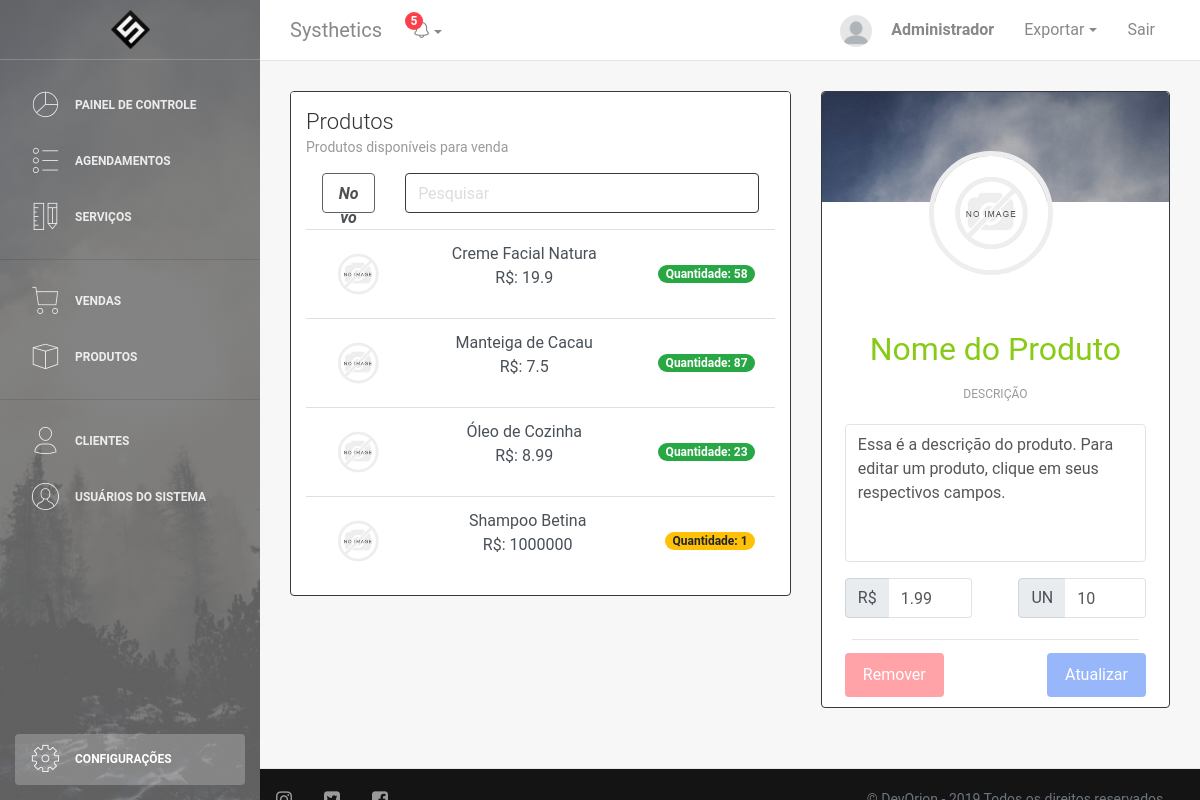
Page /produtos.php (signed in) on the committed database.
### tables this page shows
CREATE TABLE IF NOT EXISTS Produto (
	id INT AUTO_INCREMENT UNIQUE,
	nome VARCHAR(128) NOT NULL,
	descricao VARCHAR(512),
	preco DOUBLE NOT NULL,
	quantidade DOUBLE DEFAULT 0,
	foto VARCHAR(256) DEFAULT "img/produto/default.png",
	PRIMARY KEY(id)
);

### DAO/produtoDAO.php (called while the page is built, shortened)
<?php
    require("conn.php");
    class ProdutoDAO{
        function listar($busca){
            $conexao = conectar();
            $busca = "%" . $busca . "%";
            $query = "SELECT * FROM Produto WHERE UPPER(nome) LIKE UPPER(?);";
            $stmt = mysqli_prepare($conexao,$query);
            mysqli_stmt_bind_param($stmt,"s",$busca);
            $resultado = executar_SQL($conexao,$stmt);
            return lerResultado($resultado);
        }
    }
?>

### DAO/conn.php (called while the page is built, shortened)
<?php
if(!function_exists('executar_SQL')){
    function executar_SQL($conexao, $stmt){
        mysqli_stmt_execute($stmt) or die("Falha ao executar a consulta: " . $stmt->error);
        $resultado = mysqli_stmt_get_result($stmt);
        return $resultado;
    }
}
if(!function_exists('lerResultado')){
    function lerResultado($resultado){
        $arrayResultado = [];
        for($i=0;$i<mysqli_num_rows($resultado);$i++){
            $arrayResultado[$i] = mysqli_fetch_assoc($resultado);
        }
        return $arrayResultado;
    }
}
?>

### produtos.php (the view, shortened to what this page needs)
<!DOCTYPE html>
<html lang="pt-br">
<head>
    <link rel="stylesheet" href="https://maxcdn.bootstrapcdn.com/font-awesome/latest/css/font-awesome.min.css" />
    <link href="css/bootstrap.min.css" rel="stylesheet"/>
    <link href="css/light-bootstrap-dashboard.css" rel="stylesheet" />
    <link href="css/dashboard-style.css" rel="stylesheet" />
    <link href="css/user.css" rel="stylesheet" type="text/css" >
    <?php require "DAO/produtoDAO.php";
        $produtoDAO = new ProdutoDAO();
        $busca = "";
        $produtos = $produtoDAO->listar($busca);
        if(isset($_GET['id'])){
            $prodView = $produtoDAO->get($_GET['id']);
            if(!isset($prodView)){
                header('location:produtos.php');
            }
        }
        else{
            $prodView['id']=0;
            $prodView['nome']='Nome do Produto';
            $prodView['descricao']='Essa é a descrição do produto. Para editar um produto, clique em seus respectivos campos.';
            $prodView['foto']='img/produto/default.png';
            $prodView['preco']=1.99;
            $prodView['quantidade']=10;
        }
    ?>
</head>
<body onload=" <?php if(isset($_GET['msg'])) { echo "demo.showNotification('top','center', '$mensagem', '$icon', '$colortype');"; } ?> ">
    <?php require_once "php/printMenu.php"?>
    <div class="main-panel">
        <?php require_once "php/printNavbar.php"?>
        <div class="content">
            <div class="container-fluid">
                <div class="row">
                    <div class="col-md-7">
                            <div class="card border border-dark">
                                <div class="card-header ">
                                    <h4 class="card-title">Produtos</h4>
                                    <p class="card-category">Produtos disponíveis para venda</p>
                                </div>
                                <div class="card-body">
                                    <div class="row mb-3">
                                        <div class="col-2 ml-3" >
                                            <a class="btn btn-success form-control border border-dark" role="button" data-toggle="modal" data-target="#modalCadastroProduto">
                                                <i><strong> Novo</strong></i>
                                            </a>
                                        </div>
                                        <div class="col mr-3">
                                            <input class="form-control border border-dark" type="search" name="search" placeholder="Pesquisar">
                                        </div>
                                    </div>
                                    <div class="list-group list-group-flush">
                                        <?php
                                        if(count($produtos) != 0){
                                            foreach($produtos as $produto){
                                                ?>
                                                <a href="produtos.php?id=<?php echo $produto['id'];?>" class="list-group-item text-center d-flex justify-content-between align-items-center list-group-item-action <?php if($produto['id'] == $prodView['id']){ echo "active";}?>">
                                                    <img class="pic"src="<?php echo $produto['foto']; ?>" width="64" height="64">
                                                    <p>
                                                        <?php echo $produto['nome']; ?><br>
                                                        <span> R$: <?php echo $produto['preco']; ?></span>
                                                    </p>
                                                    <span class="badge <?php if ($produto['quantidade'] <= 0) { echo 'badge-danger';}elseif($produto['quantidade'] <= 10){echo 'badge-warning';}else{ echo 'badge-success';}?> badge-pill">Quantidade: <?php echo $produto['quantidade'];?></span>
                                                </a>
                                            <?php
                                            }
                                        }
                                        ?>
                                    </div>
                                </div>
                            </div>
                        </div>
                        <div class="col-md-5">
                            <div class="card card-user border border-dark">
                                <div class="card-image">
                                    <img class="img-cover" src="img/banner.jpg" alt="...">
                                </div>
                                <div class="card-body">
                                    <div class="author">
                                        <form id="formImagem" name="formImagem" action="php/atualizarImagemProduto.php" method="POST" enctype="multipart/form-data">
                                            <label for="imagem">
                                                <p class="mt-1">
                                                    <img class="avatar pic border-gray imgperfil" src="<?php echo $prodView['foto'] ;?>" alt="profile">
                                                </p>
                                            </label>
                                        </form>
                                        <form id="formAtualizaProduto" name="formAtualizaProduto" action="php/atualizarProduto.php" method="POST">
                                            <div class="row">
                                                <div class="col mx-2 ">
                                                  <input type="productname" class="text-success form-control inpt borderless" id="nome" name="nome" value="<?php echo $prodView['nome'] ;?>" required>
                                                </div>
                                              </div>
                                              <div class="row">
                                                <div class="col mx-2 text- mt-3">
                                                    <label for="descricao">Descrição</label>
                                                    <textarea class="form-control desc my-3" rows="5" name="descricao" id="descricao"><?php echo $prodView['descricao'];?> </textarea>
                                                </div>
                                              </div>
                                                <div class="row">
                                                  <div class="col mx-2">
                                                        <div class="input-group mb-3">
                                                            <div class="input-group-prepend">
                                                                <span class="input-group-text" id="basic-addon1">R$</span>
                                                            </div>
                                                            <input name="preco" id="preco" type="number" step="any" class="form-control" min="0" placeholder="2019,99" value="<?php echo $prodView['preco'] ;?>">
                                                        </div>
                                                  </div>
                                                  <div class="col mx-2">
                                                      <div class="input-group mb-3 ">
                                                            <div class="input-group-prepend">
                                                                <span class="input-group-text" id="basic-addon1">UN</span>
                                                            </div>
                                                            <input name="quantidade" id="quantidade" type="number" min="0" class="form-control" value="<?php echo $prodView['quantidade'] ;?>">
                                                        </div>
                                                  </div>
                                                </div>
                                                <hr>
                                                <button type="button" class="btn btn-danger btn-fill pull-left mx-2 mt-2" onclick='showAlert("<?php  echo $prodView['nome'] ?>","<?php  echo $prodView['id'] ?>","remover")' <?php if($prodView['id']==0){ echo 'disabled';}?>>Remover</button>
                                                <button type="submit" class="btn btn-primary btn-fill pull-right mx-2 mt-2" <?php if($prodView['id']==0){ echo 'disabled';}?>>Atualizar</button>
                                        </form>
                                    </div>
                                </div>
                            </div>
                        </div>
                </div>
        </div>
        </div>
        <?php require_once "php/printFooter.php"?>
        </div>
        </div>
</body>
</html>

### css/dashboard-style.css (style rules this page uses)
.img-cover { object-fit: cover; }

### css/user.css (style rules this page uses)
.pic { object-fit: cover; cursor: pointer; }
.borderless { border: none !important; background: transparent !important; font-size: 32px; text-align: center; }
.desc { resize: none; }

### rows in the picture
produto: foto (placeholder picture), nome "Creme Facial Natura", preco "19.9", quantidade "58"
produto: foto (placeholder picture), nome "Manteiga de Cacau", preco "7.5", quantidade "87"
produto: foto (placeholder picture), nome "Óleo de Cozinha", preco "8.99", quantidade "23"
produto: foto (placeholder picture), nome "Shampoo Betina", preco "1000000", quantidade "1"

### other values in the picture
$firstname[0] "Administrador"
